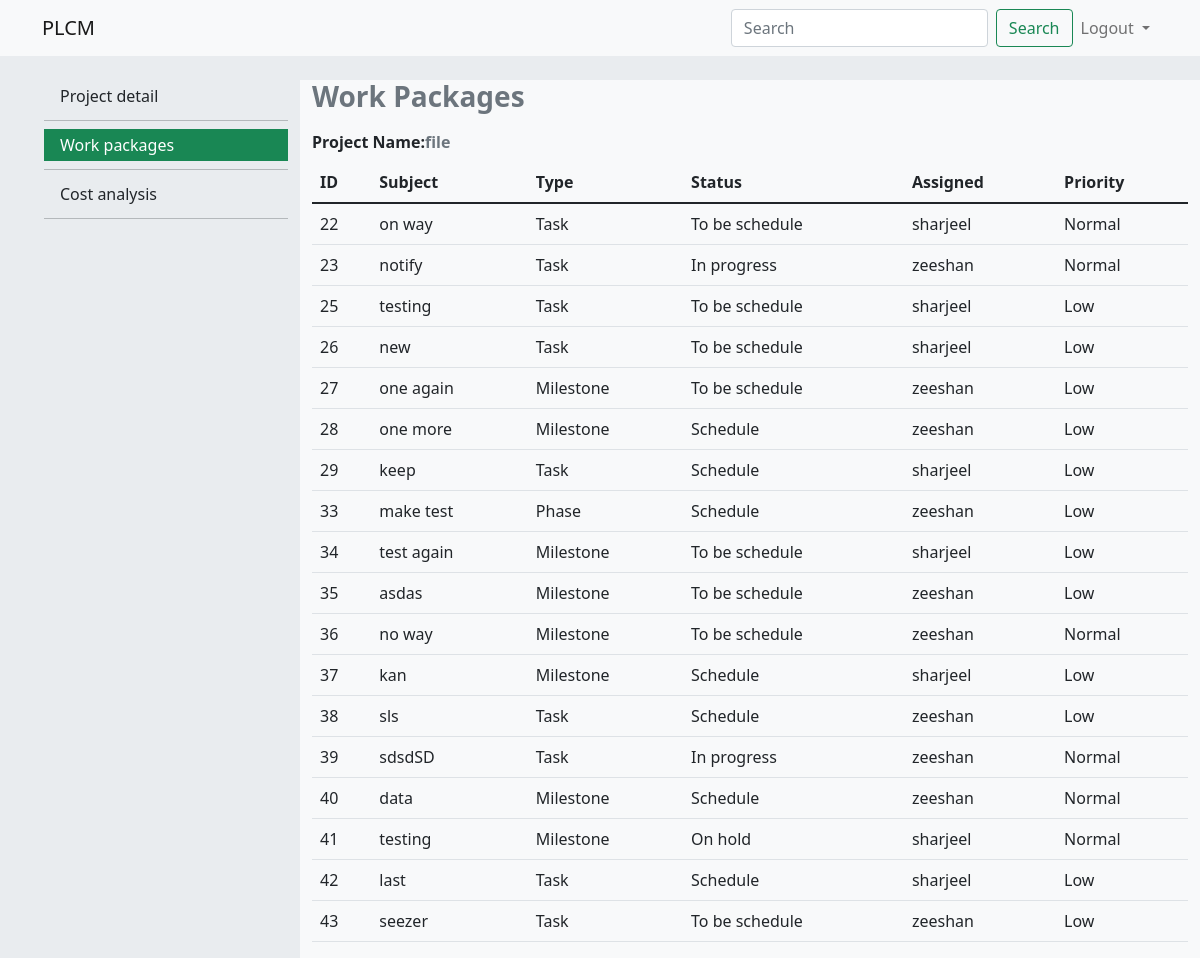
The app's page /admin/work_packages.php?p_id=80&&n_id=230 (signed in), older data.
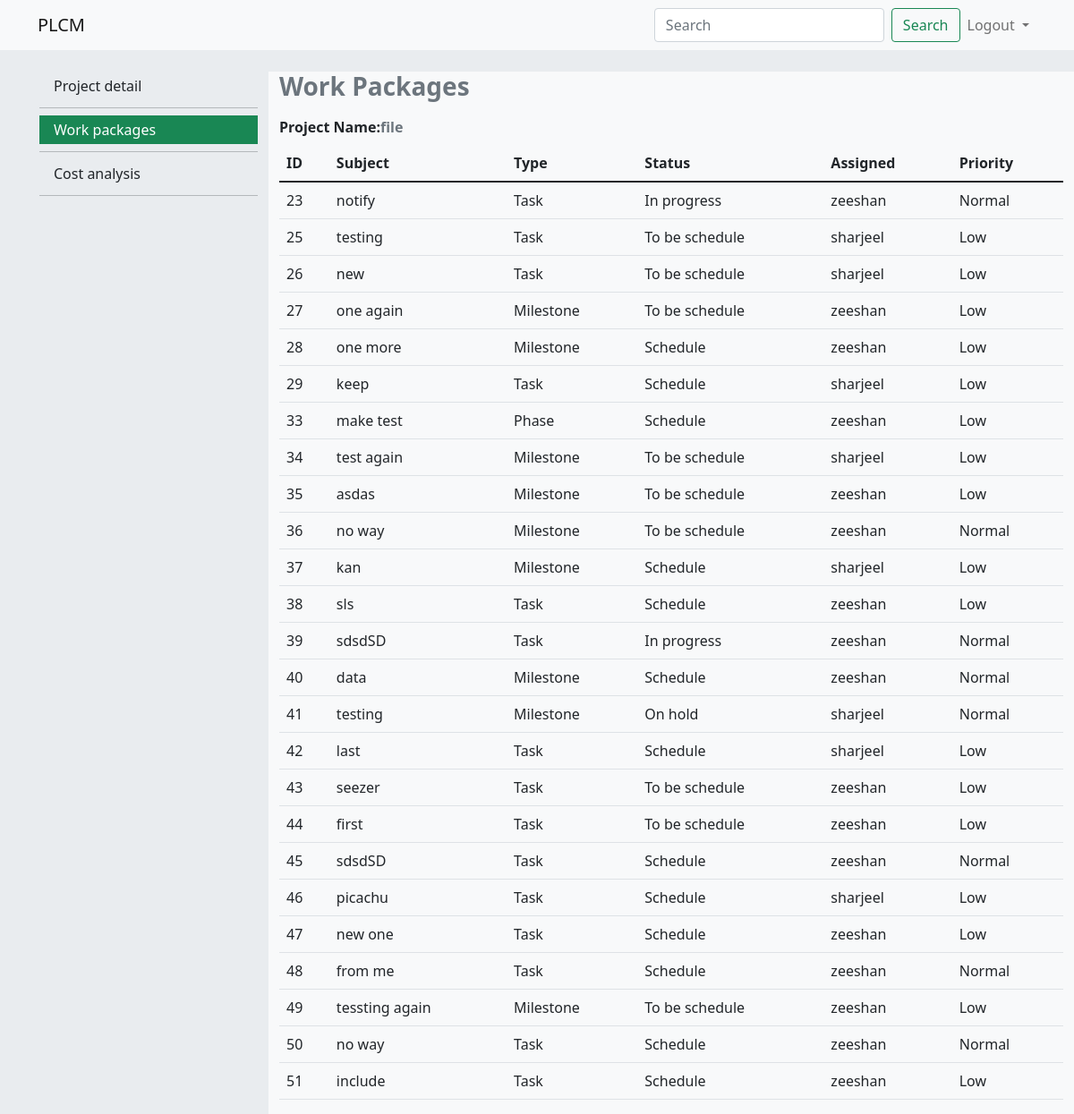
The same page, newer data.
### tables this page shows
CREATE TABLE `projects` (
  `p_id` int(11) NOT NULL,
  `p_title` text NOT NULL,
  `p_category` text NOT NULL,
  `p_problem` text NOT NULL,
  `p_description` text NOT NULL,
  `file_path` text NOT NULL,
  `a_id` int(11) NOT NULL
);

CREATE TABLE `module` (
  `mod_id` int(11) NOT NULL,
  `create_id` int(11) NOT NULL,
  `assign_id` int(11) NOT NULL,
  `p_id` int(11) NOT NULL,
  `subject` text NOT NULL,
  `status` text NOT NULL,
  `priority` text NOT NULL,
  `type` text NOT NULL,
  `m_file_path` text DEFAULT NULL,
  `date` timestamp NOT NULL DEFAULT current_timestamp() ON UPDATE current_timestamp()
);

CREATE TABLE `members` (
  `m_id` int(11) NOT NULL,
  `f_name` text NOT NULL,
  `l_name` text NOT NULL,
  `reg_no` text NOT NULL,
  `email` text NOT NULL,
  `password` text NOT NULL,
  `designation` text NOT NULL,
  `speciality` text NOT NULL,
  `img_path` text NOT NULL,
  `date` timestamp NOT NULL DEFAULT current_timestamp() ON UPDATE current_timestamp()
);

### admin/work_packages.php (the view, shortened to what this page needs)
<?php
include("connection/connection.php");
$id=$_GET['p_id'];
$query="select * from projects where p_id=".$id;
$project=mysqli_query($conn,$query);
$pro=mysqli_fetch_assoc($project);
$query="select f_name,mod_id,subject,type,status,priority,module.date from module,members where p_id=".$pro['p_id']." and m_id=assign_id";
$fetch=mysqli_query($conn,$query);
?>
<!doctype html>
<html lang="en">
  <head>
    <link href="https://cdn.jsdelivr.net/npm/bootstrap@5.1.3/dist/css/bootstrap.min.css" rel="stylesheet">
    <link rel='stylesheet' href='css/style.css'>
    <link rel="stylesheet" type="text/css" href="//cdn.datatables.net/1.10.21/css/jquery.dataTables.min.css"/>
  </head>
  <body>
  <div class='container-fluid p-0 responsive'>
  <nav class="navbar navbar-expand-md navbar-light bg-light">
  <div class="container">
    <a class="navbar-brand" href="#">PLCM</a>
    <div class="collapse navbar-collapse" id="navbarSupportedContent">
      <form class="d-flex">
        <input class="form-control me-2" type="search" placeholder="Search" aria-label="Search">
        <button class="btn btn-outline-success" type="submit">Search</button>
      </form>
      <ul class='navbar-nav'>
      <li class="nav-item dropdown">
          <a class="nav-link dropdown-toggle" href="#" id="navbarDropdown" role="button" data-bs-toggle="dropdown" aria-expanded="false">
            Logout
          </a>
        </li>
</ul>
    </div>
  </div>
</nav>
<section class='content bg'>
  <div class='row m-0  mt-md-4'>
  <div class='col-md-3 d-none d-md-block align-self-start'>
  <ul class='menu '>
  <li><a class="dropdown-item " href="detail_project.php?p_id=<?php echo $id;?>">Project detail</a></li>
            <li><hr class="dropdown-divider"></li>
            <li><a class="dropdown-item active" href="work_packages.php?p_id=<?php echo $id;?>">Work packages</a></li>
            <li><hr class="dropdown-divider"></li>
            <li><a class="dropdown-item" href="cost_analysis.php?p_id=<?php echo $id;?>">Cost analysis</a></li>
            <li><hr class="dropdown-divider"></li>
</ul>
</div>
<div class='col-md-9 align-self-start bg-light'>
    <div class='row'>
    <div class='col-12 text-muted h3 fw-bold'>
            Work Packages
          </div>
          <div class='col-12 text-muted  fw-bold mt-2 '>
            <span class='text-dark'>Project Name:</span><span><?php echo $pro['p_title']; ?>        </div>
<div class='col-12'>
    <div class="table-responsive mt-2">
<table id="userTable" class=' table table-hover '>
        <thead>
            <th>ID</th>
            <th>Subject</th>
            <th>Type</th>
            <th>Status</th>
            <th>Assigned</th>
            <th>Priority</th>
        </thead>
        <tbody>
           <?php
           if(mysqli_num_rows($fetch)>0){
           while($fet=mysqli_fetch_assoc($fetch)){?>
           <tr>
             <td ><a href='c_detail.php?p_id=<?php echo $pro['p_id']?>&&mod_id=<?php echo $fet['mod_id'];?>' class='text-decoration-none text-dark'><?php echo $fet['mod_id'];?></a></td>
             <td><?php echo $fet['subject'];?></td>
             <td><?php echo $fet['type'];?></td>
             <td><?php echo $fet['status'];?></td>
             <td><?php echo $fet['f_name'];?></td>
             <td><?php echo $fet['priority'];?></td>
           </tr>
           <?php }} ?>
        </tbody>
    </table>
                </div>
                </div>
</div>
</div>
</section>
</div>
</body>
</html>

### admin/css/style.css (style rules this page uses)
.row , .col-md-5,.col-md-7 { height:100%; display:flex; justify-content: center; align-items: center; }
.bg { background-color:#e9ecef!important; }
.active { background-color:#198754!important; }
.menu { list-style:none; }
.responsive { height:100vh; background-color:#e9ecef; }

Row changes from the older to the newer data that the page shows:
removed module: mod_id "22", subject "on way", type "Task", status "To be schedule", members.f_name "sharjeel", priority "Normal"
added module: mod_id "44", subject "first", type "Task", status "To be schedule", members.f_name "zeeshan", priority "Low"
added module: mod_id "45", subject "sdsdSD", type "Task", status "Schedule", members.f_name "zeeshan", priority "Normal"
added module: mod_id "46", subject "picachu", type "Task", status "Schedule", members.f_name "sharjeel", priority "Low"
added module: mod_id "47", subject "new one", type "Task", status "Schedule", members.f_name "zeeshan", priority "Low"
added module: mod_id "48", subject "from me", type "Task", status "Schedule", members.f_name "zeeshan", priority "Normal"
added module: mod_id "49", subject "tessting again", type "Milestone", status "To be schedule", members.f_name "zeeshan", priority "Low"
added module: mod_id "50", subject "no way", type "Task", status "Schedule", members.f_name "zeeshan", priority "Normal"
added module: mod_id "51", subject "include", type "Task", status "Schedule", members.f_name "zeeshan", priority "Low"
